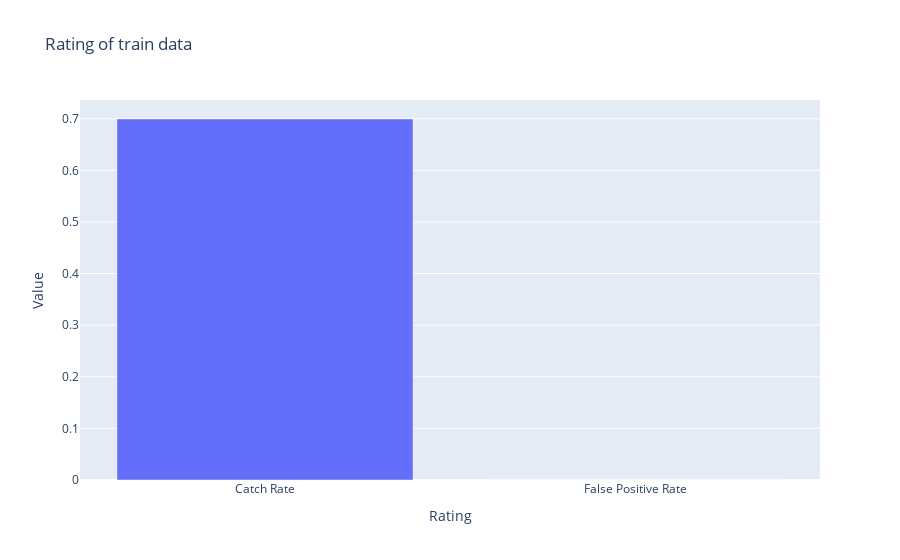

The cell this chart's notebook holds for it:
### Code cell
# plotting the rating of train data
rate_name = ['Catch Rate', 'False Positive Rate']
rate_value = [true_rate/40000,false_positive_rate/40000]

# visualizing the chart
chart = px.bar(x=rate_name, y=rate_value, title="Rating of train data",
                     labels = {'x':'Rating', 'y':'Value'})
chart.show()

### Figure 1 — Plotly figure (JSON) as saved in the notebook; plotly's stock layout.template omitted (floating-point values rounded to 4 significant figures)
{"data": [{"alignmentgroup": "True", "hovertemplate": "Rating=%{x}<br>Value=%{y}<extra></extra>", "legendgroup": "", "marker": {"color": "#636efa"}, "name": "", "offsetgroup": "", "orientation": "v", "showlegend": false, "textposition": "auto", "type": "bar", "x": ["Catch Rate", "False Positive Rate"], "xaxis": "x", "y": [0.6995, 0], "yaxis": "y"}], "layout": {"barmode": "relative", "legend": {"tracegroupgap": 0}, "title": {"text": "Rating of train data"}, "xaxis": {"anchor": "y", "domain": [0, 1], "title": {"text": "Rating"}}, "yaxis": {"anchor": "x", "domain": [0, 1], "title": {"text": "Value"}}}}
